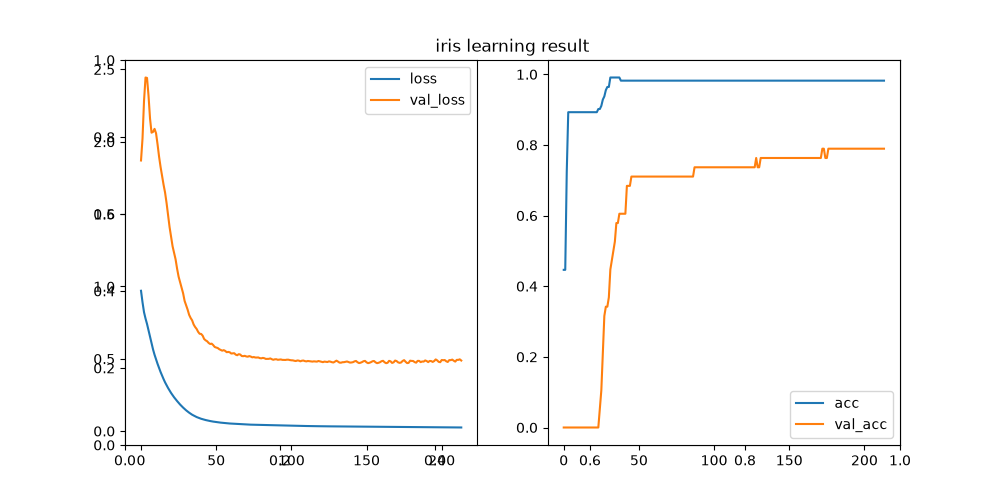

The Python source for this figure:
import numpy as np
import matplotlib.pyplot as plt
import pandas as pd
import seaborn as sns
from tensorflow.keras.models import Sequential
from tensorflow.keras.layers import Dense, Input
from tensorflow.keras.callbacks import EarlyStopping

iris = sns.load_dataset('iris')
df = pd.get_dummies(iris, columns=['species'], dtype=int)

x = df.iloc[:, :4]
y = df.iloc[:, 4:]

model = Sequential()
model.add(Input(shape=(4,)))
model.add(Dense(64, activation='relu'))
model.add(Dense(32, activation='relu'))
model.add(Dense(16, activation='relu'))
#model.add(Dense(8, activation='relu'))
model.add(Dense(3, activation='softmax'))

model.compile(loss='categorical_crossentropy',
              optimizer='adam',
              metrics=['accuracy'])

esc = EarlyStopping(patience=50, monitor='val_loss')
history = model.fit(x, y, callbacks=[esc],
                    validation_split=0.25, 
                    epochs=10000, verbose=1)

print(f'accuracy : {model.evaluate(x,y)}')

plt.figure(figsize=(10,5))
plt.suptitle('iris learning result')
ax = plt.subplot(1,2,1)
ax.plot(history.history['loss'], label='loss')
ax.plot(history.history['val_loss'], label='val_loss')
ax.legend()

ax = plt.subplot(1,2,2)
ax.plot(history.history['accuracy'], label='acc')
ax.plot(history.history['val_accuracy'], label='val_acc')
ax.legend()
plt.savefig('iris.png')

res = pd.DataFrame({'species':y.to_numpy().argmax(axis=1),
                     'pred':model.predict(x).argmax(axis=1)})
print(f'correct:{res[res.species==res.pred].species.count()}, incorrect:{res[res.species!=res.pred].species.count()}')
print(res[res.species != res.pred])
